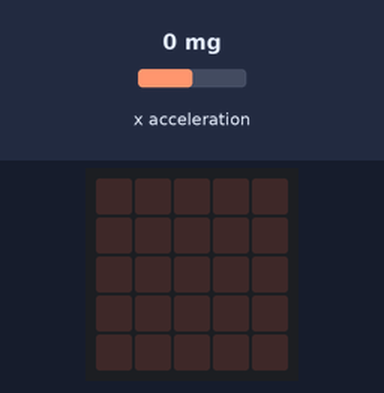
This program was run on a simulated BBC micro:bit (MakeCode). On the bench: the board's 5×5 LED display. Inputs (shaded band) come from the test bench; at power-on: x acceleration 0 mg.

Above: at 1.2 s.
1.3 s: x acceleration set to -18 mg
2.8 s: x acceleration set to -24 mg
At 4.1 s:
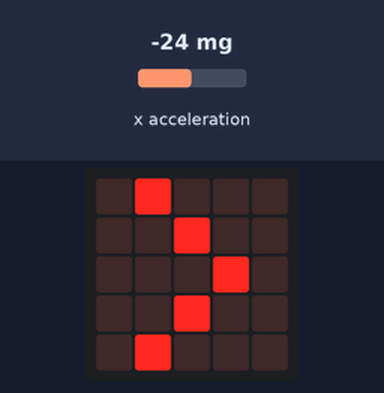
At 5.6 s:
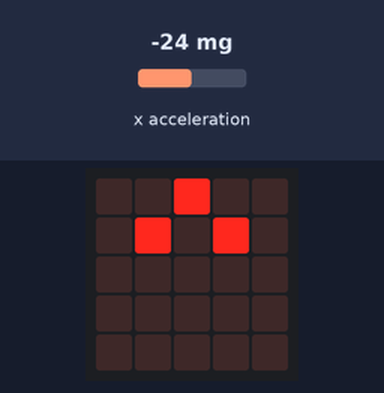
5.8 s: x acceleration set to 0 mg
7.3 s: x acceleration set to -1440 mg
At 7.9 s:
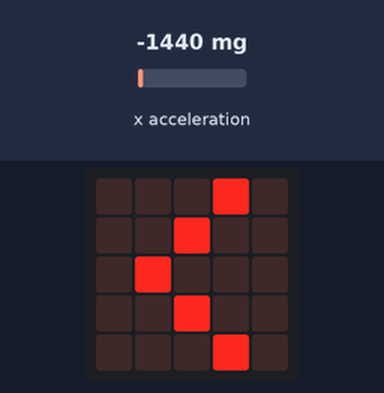
Timing chart, 0 to 10.3 s (numbered marks = the images above; inputs shaded):
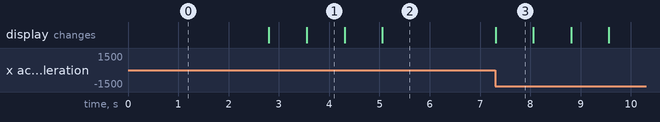

The program:

main.ts
```typescript
basic.forever(function () {
    if (input.acceleration(Dimension.X) < -20) {
        basic.showString("<")
    }
    if (input.acceleration(Dimension.X) < -20) {
        basic.showString(">")
    }
    if (input.acceleration(Dimension.X) < -20) {
        basic.showString("v")
    }
    if (input.acceleration(Dimension.X) < -20) {
        basic.showString("^")
    }
})
```

test.ts
```typescript
// aquí va el archivo "tests"; esto no se compilará cuando este paquete se utilice como una extensión.
```

Measured:
- the behaviour switches between -20 and -21 mg on x acceleration (found by bisection; images 0 and 1)
- after the input at 1.3 s, every drawn part: stays the same
- after the input at 2.8 s, the display: first changes at once (image 1 shows a later state)
- after the input at 5.8 s, every drawn part: stays the same
- after the input at 7.3 s, the display: changes at once (image 3)
- what the display in image 1 shows lasts 0.7 s, from 3.6 s to 4.3 s
